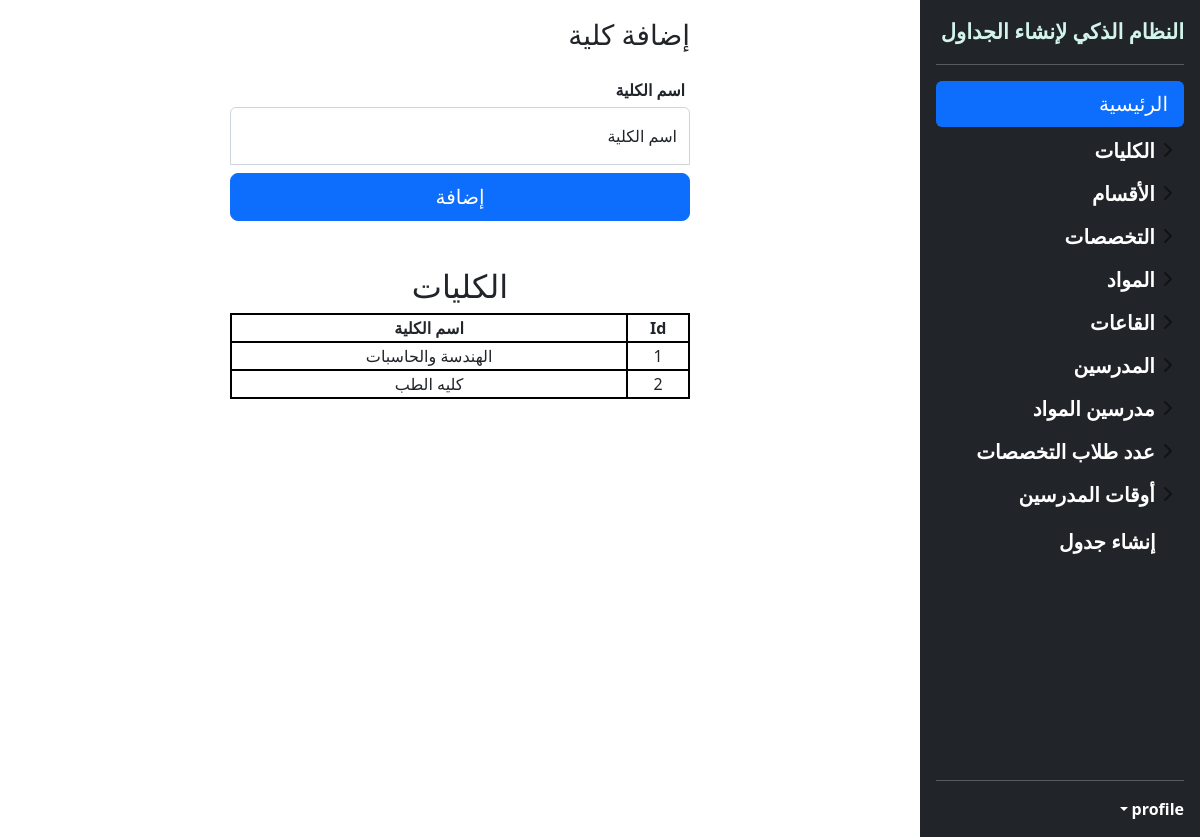
Page /add_coll on the earlier database version.
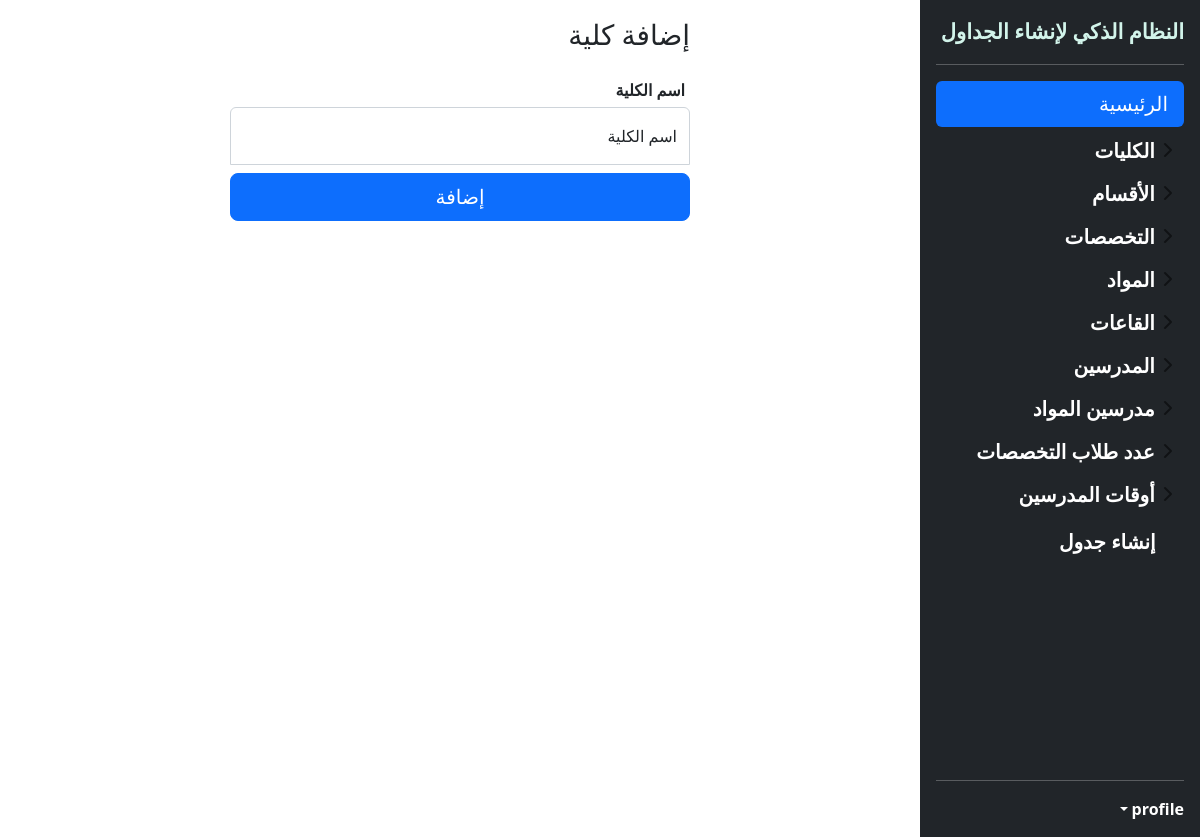
Same page on the later database version.
### app.py (models this page shows)
class College(db.Model):
    coll_id = db.Column(db.Integer, primary_key=True)
    coll_name = db.Column(db.String(70), unique=True, nullable=False)
    departments = db.relationship("Department", backref="college")
    majors = db.relationship("Major", backref="college")
    teachers = db.relationship("Teacher", backref="college")

### app.py (the view)
@app.route('/add_coll', methods=['GET', 'POST'])
def add_coll():
    all_colls = db.session.query(College).all()
    if request.method == "POST":
        new_coll = College(coll_name=request.form["cName"])
        db.session.add(new_coll)
        db.session.commit()
        return redirect(url_for('add_coll'))
    return render_template('addColl.html', all_colls=all_colls)

### templates/addColl.html
{% include 'header.html' %}
<aside class="cont">
<main class="form-signin w-50 m-auto">
  <form action="{{ url_for('add_coll') }}" method="post">
    <h1 class="h3 mb-3 fw-normal">إضافة كلية</h1>
      <label class="lab">اسم الكلية</label>
    <div class="form-floating">
      <input type="text" autocomplete="off" class="form-control" name="cName" id="floatingInput" placeholder="اسم الكلية" required>
      <label for="floatingInput">اسم الكلية</label>
    </div>
    <button class="w-100 btn btn-lg btn-primary" type="submit">إضافة</button>
  </form>
        <article class="data">
        {% if all_colls != [] %}
            <h2>الكليات</h2>
        <table class="tdata">
            <th>
            Id
            </th>
            <th>
                اسم الكلية
            </th>
        {% for c in all_colls %}
            <tr>
                <td>{{ c.coll_id }}</td>
            <td>{{ c.coll_name }}</td>
            </tr>
        {% endfor %}
            </table>
    {% endif %}
    </article>
</main>
</aside>
{% include 'footer.html' %}

Differences in the rows shown:
removed College: coll_id "1", coll_name "الهندسة والحاسبات"
removed College: coll_id "2", coll_name "كليه الطب"
Other differences:
text no longer shown: "الكليات Id اسم الكلية"
